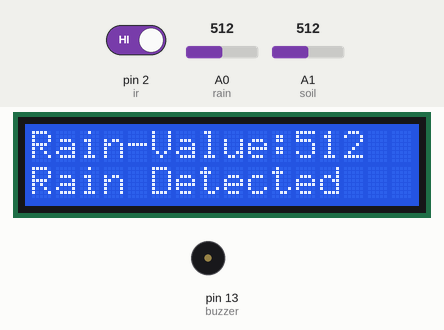
The sketch below on a simulated Arduino Uno, built with avr-gcc and run on an emulated ATmega328P. On the bench: 16×2 character LCD, buzzer (waves = sounding, pin HIGH). Inputs (shaded band) come from the test bench; at power-on: pin 2 (ir) HIGH, A1 (soil) = 512, A0 (rain) = 512. The modem accepts every AT command (registered, SIM ready, sends succeed) and sends nothing else; what the sketch prints to the serial monitor is not drawn.

Above: at 3.1 s.
At 4.2 s:
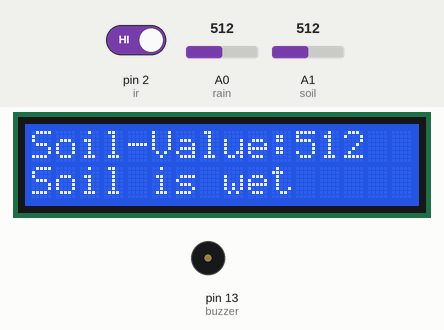
4.3 s: pin 2 (ir) driven LOW
At 5.9 s:
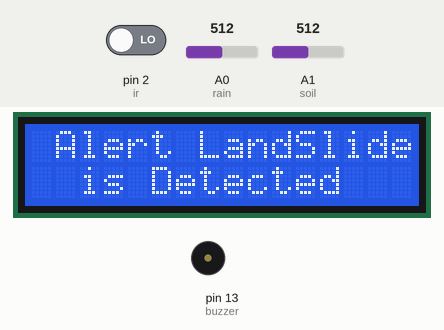
10.9 s: A1 (soil) set to 710
At 15.0 s:
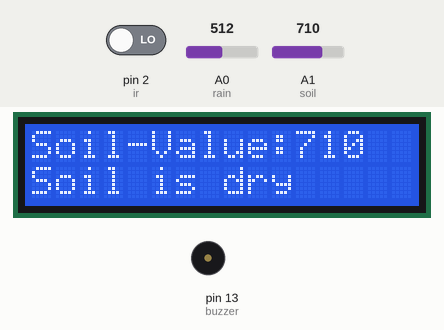
Timing chart, 0 to 22.6 s (numbered marks = the images above; inputs shaded):
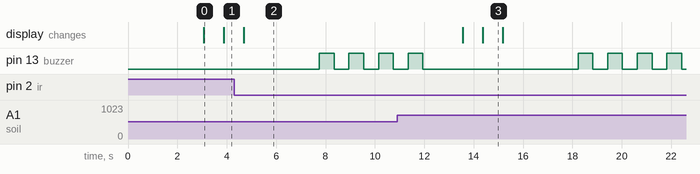

The sketch:

landslide_detection.ino
```cpp
#include <SoftwareSerial.h>
#include <LiquidCrystal.h>

// Create instances for SoftwareSerial and LiquidCrystal
SoftwareSerial sim800l(8,9); // RX, TX
LiquidCrystal lcd(10,11, 4, 5, 6, 7); // RS, E, D4, D5, D6, D7

int ir=2;
int rain=A0;
int soil=A1;
int buzzer=13;

void setup() {
  // Initialize SIM800L communication
  pinMode(ir,INPUT);
  pinMode(buzzer,OUTPUT);
  sim800l.begin(9600);
  Serial.begin(9600);
  lcd.begin(16, 2);
  project_name();
}

void loop() {
  int value=analogRead(soil);
  Serial.print("Soil:");
  Serial.println(value);
  int value1=analogRead(rain);
  Serial.print("Rain:");
  Serial.println(value1);
  lcd.setCursor(0,0);
  lcd.print("Rain-Value:");
  lcd.print(value1);
  if (value1<600)
  {
    Serial.println("Rain is Detected");
    lcd.setCursor(0,1);
    lcd.print("Rain Detected");
  }
  else
  {
    lcd.setCursor(0,1);
    lcd.print("No Rain Detect");
  }
  delay(800);
  lcd.clear();
  lcd.setCursor(0,0);
  lcd.print("Soil-Value:");
  lcd.print(value);
  if (value>700)
  {
    Serial.println("Soil is Dry");
    lcd.setCursor(0,1);
    lcd.print("Soil is dry");
  }
  else
  {
    lcd.setCursor(0,1);
    lcd.print("Soil is wet");
  }
  Serial.print("ir:");
  Serial.println(digitalRead(ir));
  delay(800);
  lcd.clear();
  if(digitalRead(ir)==0)
  {
  Serial.println("Landslide Detected");

  lcd.setCursor(0,0);
  lcd.print(" Alert LandSlide");
  lcd.setCursor(0,1);
  lcd.print("  is Detected");
  sendSMS("+916281104093", "Landslide is detected");
  buzz();
  delay(1000); // Delay between sending SMS
  Serial.println("SMS Sent");
  }
  else
  {
    lcd.setCursor(0,0);
    lcd.print("  LandSlide is");
    lcd.setCursor(0,1);
    lcd.print("  Not Detected");
    delay(800);

  }
  lcd.clear();

}

void sendSMS(const char* phoneNumber, const char* message) {
  sim800l.println("AT+CMGF=1"); // Set SMS mode to text
  delay(1000);
  sim800l.print("AT+CMGS=\"");
  sim800l.print(phoneNumber);
  sim800l.println("\"");
  delay(1000);
  sim800l.print(message);
  sim800l.write(0x1A); // Send Ctrl+Z to finish message
  delay(1000);
}
void project_name()
{
  lcd.setCursor(0,0);
  lcd.print("   Landslide");
  lcd.setCursor(0,1);
  lcd.print("   Detection");
  delay(3000);
  lcd.clear();
}
void buzz()
{
  digitalWrite(buzzer,HIGH);
  delay(600);
  digitalWrite(buzzer,LOW);
  delay(600);
  digitalWrite(buzzer,HIGH);
  delay(600);
  digitalWrite(buzzer,LOW);
  delay(600);
  digitalWrite(buzzer,HIGH);
  delay(600);
  digitalWrite(buzzer,LOW);
  delay(600);
  digitalWrite(buzzer,HIGH);
  delay(600);
  digitalWrite(buzzer,LOW);
  delay(600);
}
```

Measured:
- after the input at 4.3 s, pin 13 (buzzer): alternates HIGH for 0.60 s and LOW for 0.60 s, starting after 3.4 s; the display: changes after 0.40 s (image 2)
- after the input at 10.9 s, the display: first differs from a run without the input after 3.5 s (image 3)
- what the display in image 0 shows lasts 0.8 s, from 3.1 s to 3.9 s
